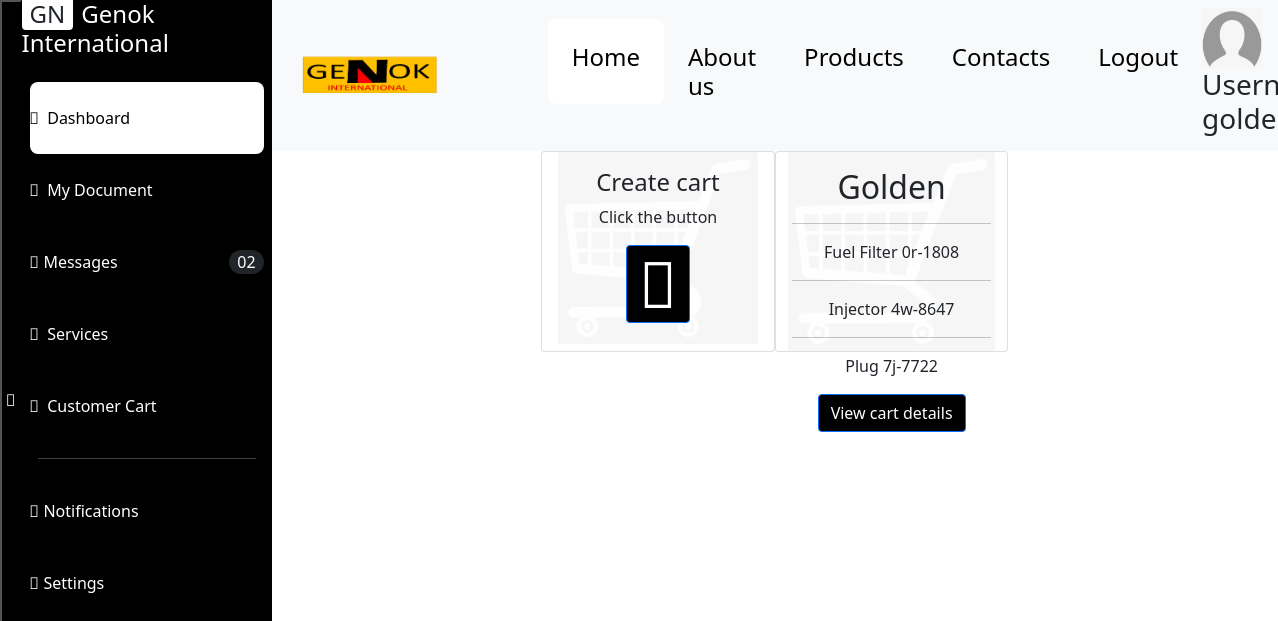
The app's page /carts/ (signed in) with its own data.
### products/models.py (models this page shows, shortened)
class Cart_id(models.Model):
    userID = models.ForeignKey(User, on_delete=models.CASCADE)
    cartID = models.CharField(max_length=50,)
    customer_name = models.CharField(max_length=50, null=False)
    is_checked_out = models.BooleanField(default=False)
    is_attended = models.BooleanField(default=False)
    is_paid = models.BooleanField(default=False)
    def __str__(self):
        return f"{self.customer_name}"

class CartItem(models.Model):
    date_added = models.DateTimeField(auto_now_add=True)
    userID = models.ForeignKey(User, on_delete=models.CASCADE)
    product = models.ForeignKey(Stock, on_delete=models.CASCADE)
    quantity = models.IntegerField(default=1)
    cart_ID = models.ForeignKey(Cart_id, on_delete=models.CASCADE)

class Stock(models.Model):
    name = models.CharField(max_length=225, null=False)
    part_number = models.CharField(max_length=50, primary_key=True)
    location = models.CharField(max_length=10, null=False)
    balance = models.IntegerField()
    price = models.IntegerField(null=True)
    def __str__(self):
        return f"{self.name} {self.part_number} "

### products/views.py (the view)
# urls.py: path('', views.Carts, name='carts'),
@login_required(login_url='login_user')
def Carts(request):
    if request.method == 'POST':
        for x in request.POST:
            if x == 'customer_name':
                customer_name = request.POST['customer_name']
                user = request.user.username
                user_id = get_object_or_404(User, username=user)
                cart_id = _generate_cart_id()
                cartid = Cart_id(cartID=cart_id, userID=user_id, customer_name=customer_name)
                cartid.save()
                return redirect('create_cart', cart_id)
            elif x == 'customer_name2':
                cart_ID = request.POST['customer_name2']
                return redirect('view_cart_details',cart_ID)
    else:
        user = request.user.username
        user_id = get_object_or_404(User, username=user)
        cart_id = Cart_id.objects.filter(userID=user_id)
        cart_items = CartItem.objects.filter(userID=user_id, cart_ID__is_checked_out = False)
        template = loader.get_template('cart.html')
        context = {
            'cart_items': cart_items,
            'username': user,
            'cart_id': cart_id,
        }
        return HttpResponse(template.render(context, request))

### products/templates/cart.html (shortened to what this page needs)
<!DOCTYPE html>
<html lang="en">
{% extends "base.html"%}
{% load custom_tags %}
{% load static%}
{% block body %}
 <link rel="stylesheet" href='{% static "cart.css"%}' />
  <div class="row justify-content-center px-5">
    <div class="card col-lg-3 px-3 " >
      <div class="card-img-overlay text-center text-dark document">
        <h4 class="card-title">Create cart</h4>
        <p class="card-text">Click the button</p>
                <button type="button" class="btn btn-primary" data-bs-toggle="modal" data-bs-target="#myModal">
          <i class="fal fa-plus-circle fa-4x"></i>
        </button>
      </div>
    </div>
    {% regroup cart_items by cart_ID as cart_item %}
    {% for items in cart_item%}
    <div class="card col-lg-3">
      <form method="POST">{% csrf_token %}
      <img class="card-img-top" src='{%static "cart2.png"%}' alt="Card image">
      <div class="card-img-overlay text-center text-dark document">
        <h2 style="text-transform:capitalize;">{{items.grouper}}</h2>
        {% for things in items.list|slice:":3"%}
        <hr>
        <p class="card-text" style="text-transform:capitalize;">{{things.product}}</p>
        {% endfor %}
        <button class="btn btn-primary" type="submit">View cart details</button>
      </div>
        </form>
    </div>
    {% endfor %}
{% endblock body%}

### products/templates/base.html (shortened to what this page needs)
{% load static %}
<html lang="en">
  <head>
    <link
      href="https://cdn.jsdelivr.net/npm/bootstrap@5.0.2/dist/css/bootstrap.min.css"
      rel="stylesheet"
    />
    <link rel="stylesheet" href='{% static "base.css"%}' />
    <link
      rel="stylesheet"
      href="https://pro.fontawesome.com/releases/v5.10.0/css/all.css"
    />
  </head>
  <body>
    <section>
      <div class="main-container d-flex">
        <button
          class="btn2 d-mb-none d-block px-1 py-0 text-white"
          onclick="myFunction()"
        >
          <i class="fal fa-stream"></i>
        </button>
        <div class="sidebar" id="side_nav">
          <div class="header-box">
            <h1 class="fs-4">
              <span class="bg-white text-dark rounded shadow px-2 me-2">GN</span
              ><span class="text-white">Genok International</span>
            </h1>
            <ul class="list-unstyled px-2 pt-3">
              <li class="active">
                <a href="/dashboard" class="text-decoration-none d-block py-4"
                  ><i class="fal fa-home me-2"></i>Dashboard</a
                >
              </li>
              <li class="">
                <a href="/documents" class="text-decoration-none d-block py-4"
                  ><i class="fal fa-list me-2"></i>My Document</a
                >
              </li>
              <li class="py-4">
                <a
                  href="/chat"
                  class="text-decoration-none d-flex justify-content-between d-block"
                >
                  <span><i class="fal fa-comment"></i> Messages</span>
                  <span class="bg-dark rounded-pill text-white py-0 px-2"
                    >02</span
                  >
                </a>
              </li>
              <li class="">
                <a href="#" class="text-decoration-none d-block py-4"
                  ><i class="fal fa-envelope-open-text me-2"></i>Services</a
                >
              </li>
              <li class="">
                <a href="/carts" class="text-decoration-none d-block py-4"
                  ><i class="fal fa-user me-2"></i>Customer Cart</a
                >
              </li>
            </ul>
          </div>
          <hr class="h-colour mx-3" />
          <ul class="list-unstyled px-2">
            <li class="py-4">
              <a href="/notification" class="text-decoration-none d-block"
                ><i class="fal fa-bell"> Notifications</i></a
              >
            </li>
            <li class="py-4">
              <a href="#" class="text-decoration-none d-block"
                ><i class="fal fa-bars"> Settings</i></a
              >
            </li>
          </ul>
        </div>
        <div class="content">
          <nav class="navbar navbar-expand-lg navbar-light bg-light sticky-top">
            <div class="container-fluid">
              <a class="navbar-brand" href="#"
                ><img
                  src='{%static "GenokLogo.png"%}'
                  alt=""
                  class="img-fluid"
                  height="100px"
                  width="240px"
              /></a>
              <div class="collapse navbar-collapse" id="navbarSupportedContent">
                <ul class="navbar-nav me-auto mb-2 mb-lg-0 navigation">
                  <li class="nav-item">
                    <a class="nav-link active" aria-current="page" href="#"
                      ><h4>Home</h4></a
                    >
                  </li>
                  <li class="nav-item">
                    <a class="nav-link" href="#"><h4>About us</h4></a>
                  </li>
                  <li class="nav-item">
                    <a class="nav-link" href="#"><h4>Products</h4></a>
                  </li>
                  <li class="nav-item">
                    <a
                      class="nav-link "
                      href="#"
                      tabindex="-1"
                      aria-disabled="true"
                      ><h4>Contacts</h4></a
                    >
                  </li>
                  <li class="nav-item">
                    <a
                      class="nav-link "
                      href="{% url 'logout_user'%}"
                      tabindex="-1"
                      aria-disabled="true"
                      ><h4>Logout</h4></a
                    >
                  </li>
                </ul>
                <div class="userid mx-auto">
                  <img
                    src='{%static "profile.png"%}'
                    alt="profile pic"
                    height="60px"
                    width="60px"
                    class="mx-auto"
                  />
                  <h3 class="mx-auto">Username: {{username}}</h3>
                </div>
              </div>
            </div>
          </nav>
          <div class="dashboard-content">
            {% block body %}
            {% endblock body %}
          </div>
        </div>
      </div>
    </section>
  </body>
</html>

### products/static/base.css (style rules this page uses)
body { background: white; }
#side_nav { background: black; min-width: 250px; max-width: 250px; }
.btn { background-color: black; }
.content { min-height: 100vh; width: 100%; }
hr.h-colour { background: white; }
.active { background: white; border-radius: 8px; }
.sidebar li.active a,.sidebar li.active a:hover { color: black; }
.sidebar li a { color: white; }
.navigation { margin-left: 10%; }
.navbar-nav h4 { padding: 16px; color: black; }

### products/templates/base.html (style rules this page uses)
body { background: white; }
#side_nav { background: black; min-width: 250px; max-width: 250px; }
.btn2 { background-color: black; }
.content { min-height: 100vh; width: 100%; }
hr.h-colour { background: white; }
.active { background: white; border-radius: 8px; }
.sidebar li.active a,.sidebar li.active a:hover { color: black; }
.sidebar li a { color: white; }
.navigation { margin-left: 10%; }
.navbar-nav h4 { padding: 16px; color: black; }

### records on screen
Cart_id: grouper "Golden"
CartItem: product "Fuel Filter 0r-1808"
CartItem: product "Injector 4w-8647"
CartItem: product "Plug 7j-7722"
